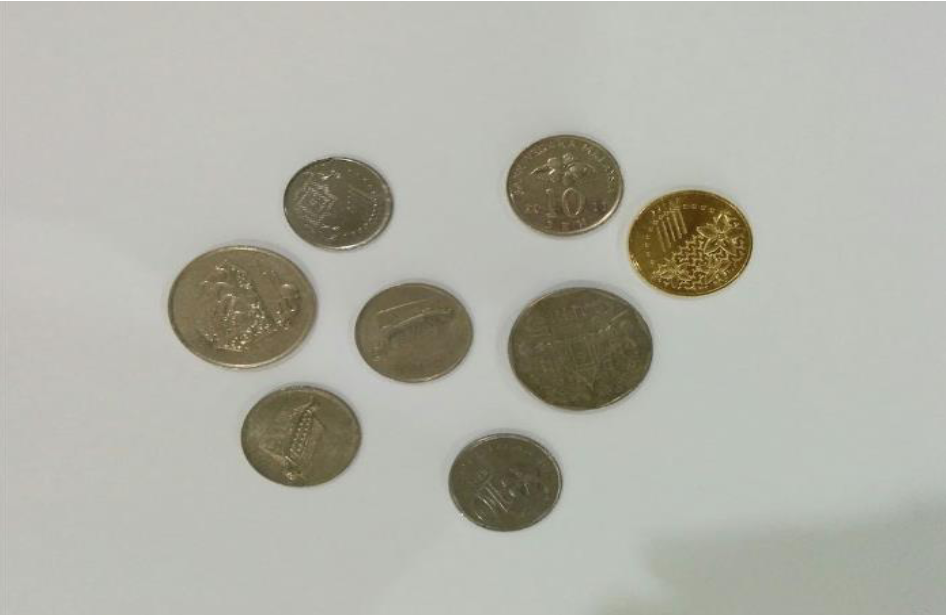
#> input picture coin.png, 946 x 615 px
$ python task5.py
#> lines starting #> are read from the running program, lines starting #| are printed output that depends on the picture; after the words box and inside, x2 and y2 are one past the last pixel; in counts of white or black regions, pixels touching at a corner belong together
import cv2 as cv
import numpy as np

image_org = cv.imread('coin.png',1)
#> image_org is the input picture: shape (615, 946, 3); mean B, G, R 167.1, 176.8, 176.6
gray_image = cv.cvtColor(image_org,cv.COLOR_BGR2GRAY)
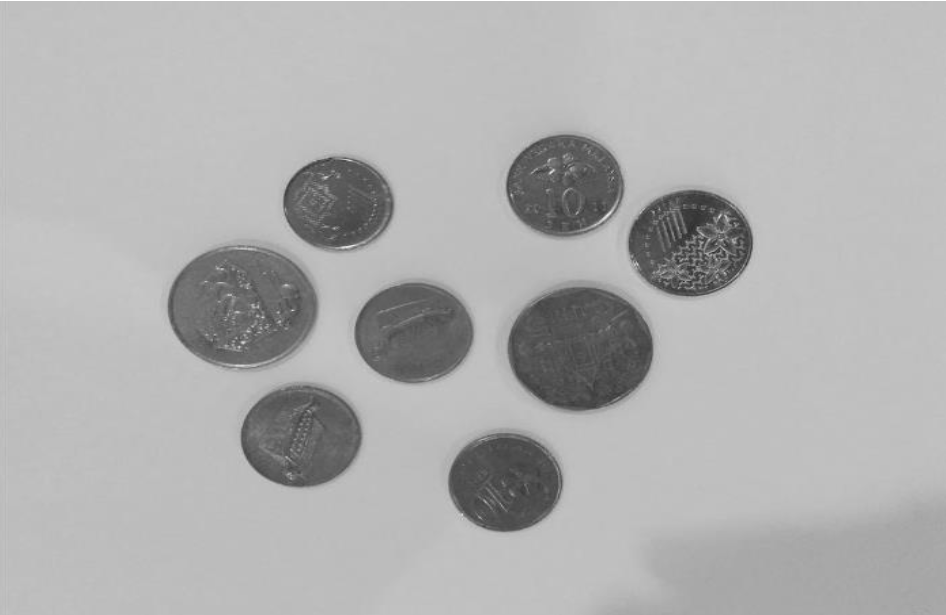
#> gray_image: shape (615, 946); min 41, max 255, mean 175.6

th,dst = cv.threshold(gray_image,160,255,cv.THRESH_BINARY)
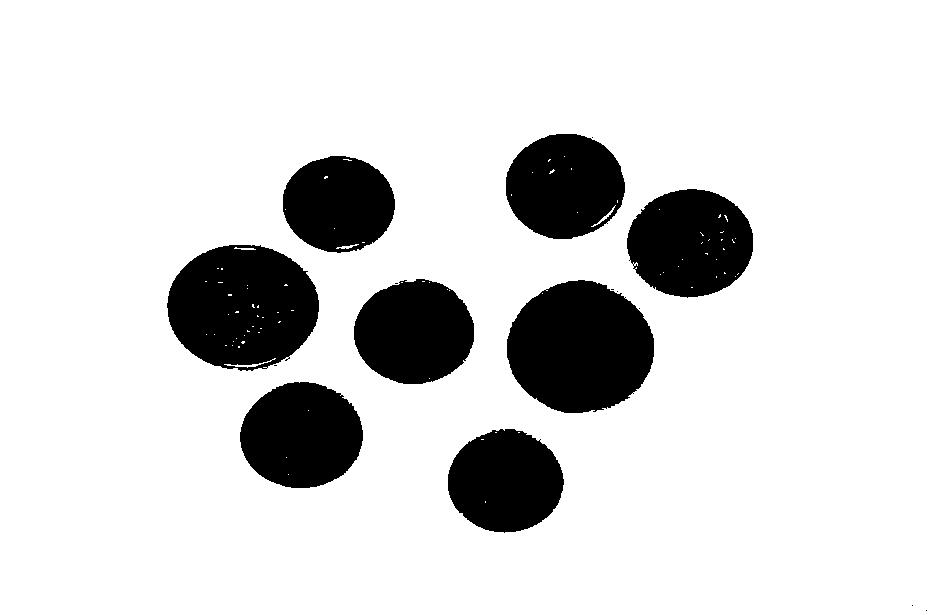
#> dst: shape (615, 946); 84.9% white; 16 black regions (8 under 20 px), largest, box (x1, y1, x2, y2) and area: (507, 280, 654, 413) 15066, (167, 245, 319, 371) 14668, (627, 189, 753, 298) 10598

params = cv.SimpleBlobDetector_Params()

params.filterByArea = True
params.minArea = 100
params.maxArea = 100000

params.filterByColor = True
params.blobColor = 0

detector = cv.SimpleBlobDetector_create(params)
keypoints = detector.detect(dst)
#> keypoints = 8 keypoints; (x, y, size): (580, 347, 137.8), (242, 307, 137.5), (690, 243, 117.2), (301, 435, 114.1), (565, 186, 112.3), (414, 332, 112.2), (505, 481, 108.7), (338, 204, 104.6)

blank = np.zeros((1,1))
blobs = cv.drawKeypoints(dst,keypoints,blank,(0,0,255),cv.DRAW_MATCHES_FLAGS_DRAW_RICH_KEYPOINTS)
number = len(keypoints)
#> number = 8
blobs = cv.putText(blobs,"Total number of coins are: "+str(number),(100,100),cv.FONT_HERSHEY_SIMPLEX,1,(0,0,255),2)
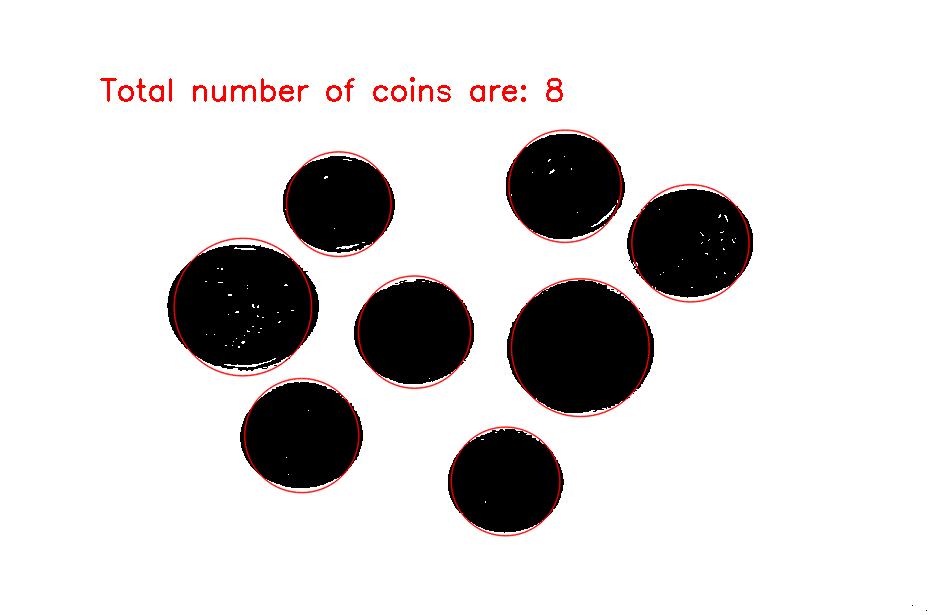
#> blobs: shape (615, 946, 3); mean of channels 0, 1, 2 214.5, 214.5, 217.4; drawn as B, G, R
cv.imshow('Keypoints',blobs)
cv.waitKey(0)
